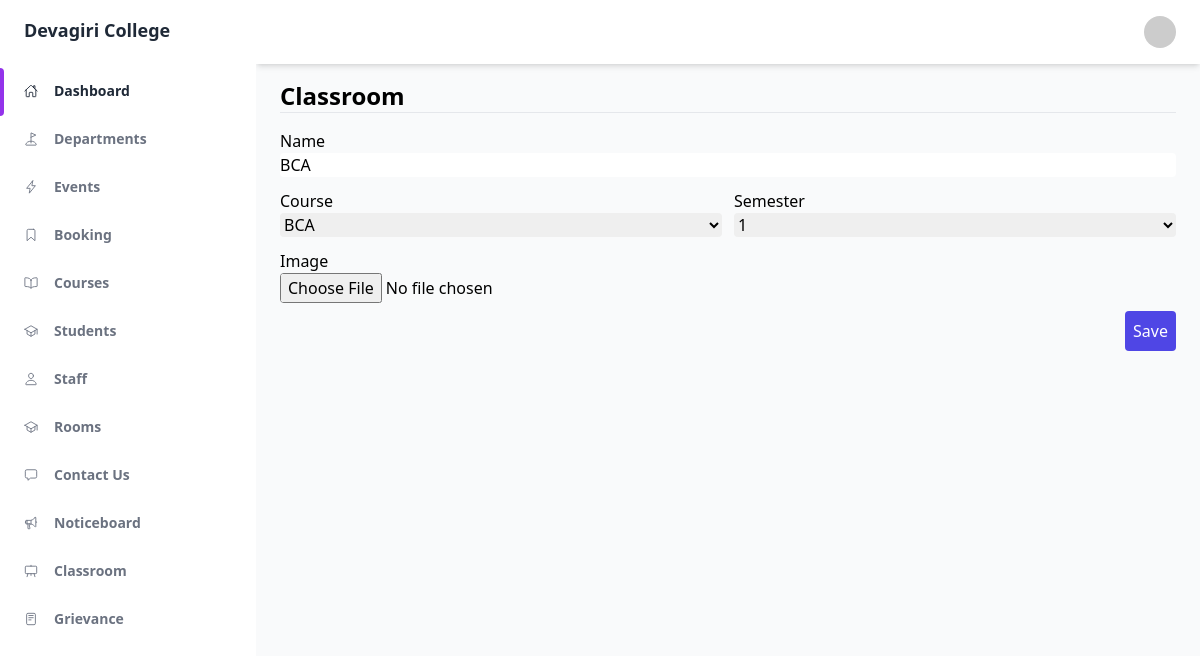
/administrator/classroom/edit/1 (signed in), run on the app's committed database.
### administrator/models.py (models this page shows)
class ClassRoom(models.Model):
    SEMESTERS = (
        (1, '1'),
        (2, '2'),
        (3, '3'),
        (4, '4'),
        (5, '5'),
        (6, '6'),
        (7, '7'),
        (8, '8'),
    )
    id = models.AutoField(primary_key=True)
    name = models.CharField(max_length=100, unique=True)
    course = models.ForeignKey(to=Course, on_delete=models.CASCADE)
    semester = models.IntegerField(choices=SEMESTERS)
    created_on = models.DateTimeField(auto_now_add=True)
    updated_on = models.DateTimeField(auto_now=True)
    image = models.ImageField(upload_to='classroom_images', blank=True, null=True)

### administrator/views.py (the view)
# urls.py: path('classroom/edit/<id>', ClassRoomUpdateView.as_view(), name='classroom_edit'),
class ClassRoomUpdateView(LoginRequiredMixin, UserPassesTestMixin, SuccessMessageMixin, UpdateView):
    model = ClassRoom
    fields = '__all__'
    template_name = "administrator/classroom/create.html"
    success_url = reverse_lazy('classroom_list')
    success_message = "The classroom has been updated successfully"
    pk_url_kwarg = 'id'
    def test_func(self):
        return self.request.user.admin

### administrator/models.py (called while the page is built)
    def __str__(self):
        return self.name

### administrator/templates/administrator/classroom/create.html (shortened to what this page needs)
{% extends 'master.html' %}
{% load widget_tweaks %}
{% block content %}
<h1 class="font-bold text-2xl">Classroom</h1>
<hr/>
<div class="container mt-4">
    <form method="post" enctype="multipart/form-data">
        <div class="grid grid-cols-2 gap-3">
            <div class="col-span-2">
                <label>{{ form.name.label }}</label>
                {% render_field form.name class="form-input w-full rounded" %}
            </div>
            <div>
                <label>{{ form.course.label }}</label>
                {% render_field form.course class="form-input w-full rounded" %}
            </div>
            <div>
                <label>{{ form.semester.label }}</label>
                {% render_field form.semester class="form-input w-full rounded" %}
            </div>
            <div class="col-span-2">
                <label>{{ form.image.label }}</label>
                {% render_field form.image class="form-input w-full rounded" %}
            </div>
        </div>
        <div class="flex mt-2">
            <button class="ml-auto bg-indigo-600 p-2 rounded text-white">Save</button>
        </div>
    </form>
</div>
{% endblock content %}

### data on the page
ClassRoom: name "BCA", course "BCA", semester "1"
